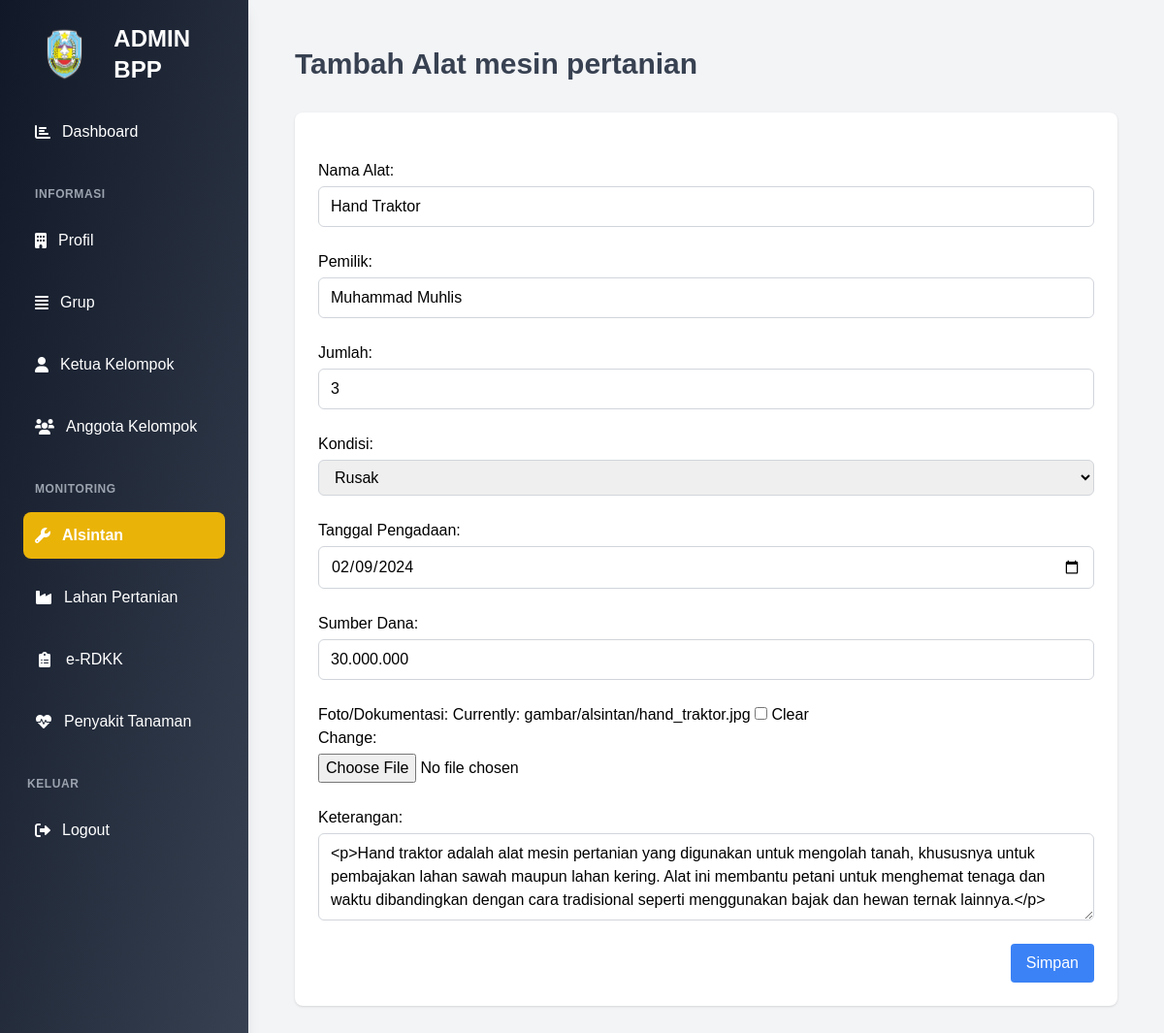
Screenshot of /administrator/edit-alsintan/7 (signed in) with the database file from the repository.
### administrator/models.py (models this page shows, shortened)
class Alsintan(models.Model):
    user = models.ForeignKey(User, on_delete=models.CASCADE, related_name='alsintan', null=True, blank=True)
    STATUS_CHOICES = [
        ('tersedia', 'Tersedia'),
        ('dipinjam', 'Dipinjam'),
        ('rusak', 'Rusak'),
    ]
    nama_alat = models.CharField(max_length=100)
    pemilik = models.CharField(max_length=100)
    jumlah = models.PositiveIntegerField(default=1)
    kondisi = models.CharField(max_length=10, choices=STATUS_CHOICES, default='tersedia')
    tanggal_pengadaan = models.DateField()
    sumber_dana = models.CharField(max_length=100, blank=True, null=True)
    dokumentasi = models.ImageField(upload_to='gambar/alsintan/', blank=True, null=True)
    keterangan = RichTextField(blank=True, null=True)
    slug = models.SlugField(max_length=200,null=True,blank=True, unique=True)
    class Meta:
        verbose_name_plural = "Data Alsintan"

### administrator/views.py (the view)
# urls.py: path('edit-alsintan/<str:pk>', views.editalsintanadmin, name='editalsintanadmin'),
@login_required(login_url='login')
def editalsintanadmin(request, pk):
    alsintan = get_object_or_404(Alsintan, id=pk)
    if request.method == "POST":
        form = AlsintanForm(request.POST, request.FILES, instance=alsintan)
        if form.is_valid():
            form.save()
            return redirect('alsintanadmin')  # Redirect ke halaman daftar alsintan
    else:
        form = AlsintanForm(instance=alsintan)
    context = {
         "judul": "Form Edit Alsintan",
        "menu": "alsintan",
        "form": form
    }
    return render(request, 'formalsintanadmin.html', context)

### administrator/templates/formalsintanadmin.html (shortened to what this page needs)
{% extends "baseadmin.html" %}
{% load static %}
{% block content %}
<div class="flex-1 p-6 transition-all duration-200 ease-in-out">
    <header class="mb-8">
        <h1 class="text-3xl font-bold text-gray-700">Tambah Alat mesin pertanian</h1>
    </header>
    <div class="bg-white shadow rounded-lg p-6">
        <form action="" method="post" enctype="multipart/form-data" class="space-y-6">
            {{ form.as_p }}
            <div class="flex justify-end">
                <button type="submit" class="bg-blue-500 text-white px-4 py-2 rounded hover:bg-blue-600">
                    Simpan
                </button>
            </div>
        </form>
    </div>
</div>
{% endblock content %}

### rows the page displays
Alsintan: nama_alat "Hand Traktor", pemilik "Muhammad Muhlis", jumlah "3", kondisi "Rusak", tanggal_pengadaan "02/09/2024", sumber_dana "30.000.000", keterangan "<p>Hand traktor adalah alat mesin pertanian yang digunakan untuk mengolah tanah, khususnya untuk pembajakan lahan sawah maupun lahan kering. Alat ini membantu petani untuk menghemat tenaga dan waktu dibandingkan dengan cara tradisional seperti menggunakan bajak dan hewan ternak lainnya.</p>"
